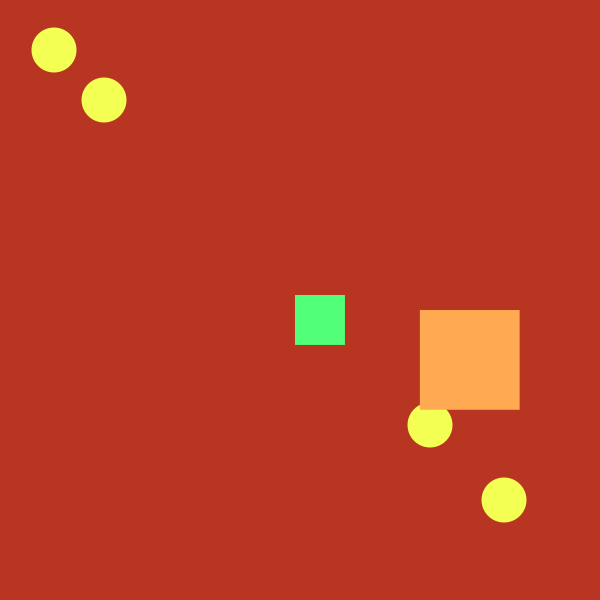
Frame 1 (no input)
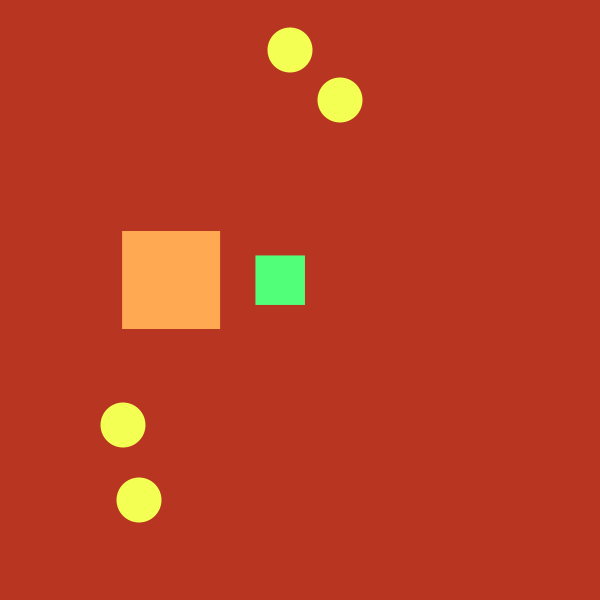
Frame 60 (the mouse pressed at the canvas centre just before this capture)
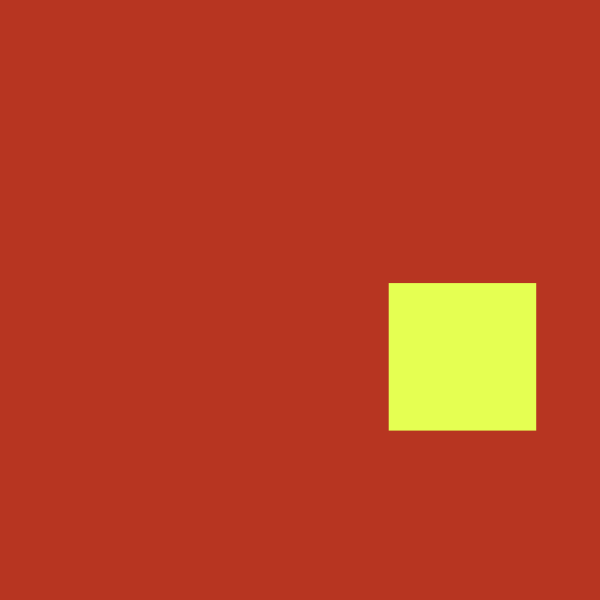
Frame 120 (the mouse held since frame 60 and released just before this capture)

The Processing sketch that drew these frames (run headless with seeded random() and noise(); from frame 60 on, the mouse is pressed at the canvas centre):

// Processing sketch: processing_166470
// ── processing_166470.pde

hand hand1;
hand hand2;
hand hand3;
hand hand4;

float a= 0.0;
float s= 0.0;


void setup () {
  size (600,600);

 
  hand1 = new hand (color(#F3FF52),10,50,4,45,45);
  hand2 = new hand (color(#F3FF52),5,500,4,45,45);
  hand3 = new hand (color (#F3FF52), 20, 100,4, 45, 45);
  hand4 = new hand (color (#F3FF52), 40, 425, 5, 45, 45);
  noStroke();
  rectMode (CENTER);
  frameRate (35);
  rect (5, 5, 30, 30);
  rect (25, 25, 30, 30);
 
}

void draw () {
  
  noStroke();
  background (#B73521);
  hand1.move();
  hand1.show ();
  hand2.move();
  hand2.show ();
  hand3.move ();
  hand3.show ();
  hand4.move ();
  hand4.show ();
  

a= a + .05;
s= cos (a) * 2;

translate (width/2, height/2);
scale (s);
fill (#52FF79);
rect (10, 10, 25, 25);

translate (75, 20);
fill (#FFA952);
scale (s);
rect (5, 5, 25, 25);



if (mousePressed) {
  background (#B73521);
  fill (#E5FF52);
  
  rect (5,5, 40, 40);
  rect (550, 5, 40, 40);
  rect (5, 550, 40, 40);
  
  rect (550, 550, 40, 40);
  rect (230, 210, 130, 130);
}
}
    
//class name (Can name classes whatever you want)
class hand {
  //set global factors without values 
  color c;
  float xpos;
  float ypos;
  float xspeed;
  float xsize;
  float ysize;
  
  //constructor
  //temp is a placeholder 
  //advantage to not give values, when you intitate class you can change values
   hand (color tempC, float tempXpos, float tempYpos, float tempXspeed, float tempXsize, float tempYsize){
     c= tempC;
     xpos = tempYpos;
     ypos = tempYpos;
     xspeed = tempXspeed;
     xsize= tempXsize;
     ysize= tempYsize;
     
   }
   //write any functions the object may need 
   void show () {
     ellipseMode (CENTER);
     fill (c);
     ellipse (xpos, ypos, xsize, ysize);
    
   }
   
   void move () {
     xpos = xpos + xspeed;
     if (xpos > height) 
       xpos= 3; 
}

}
